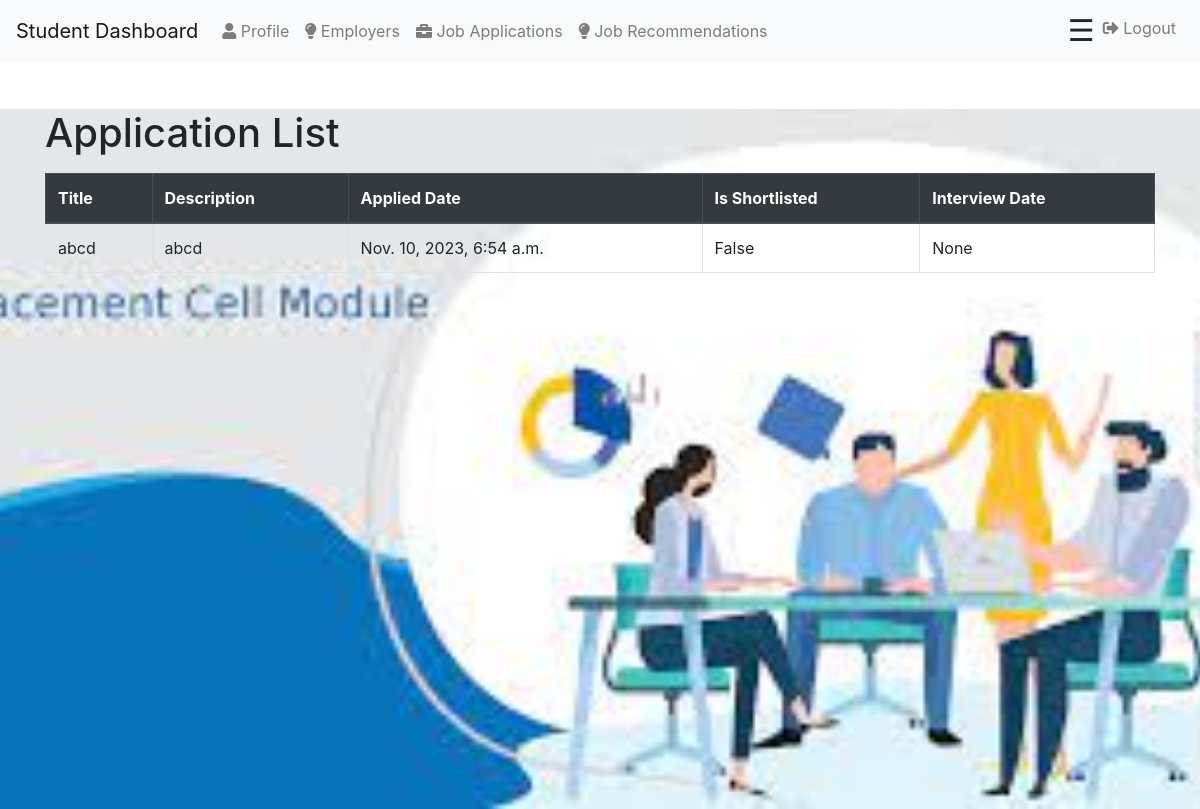
The app's page /jobs/applications/ (signed in) with its own data.
### job_management/models.py (models this page shows, shortened)
class Job(models.Model):
    employer = models.ForeignKey(EmployerProfile, on_delete=models.CASCADE)
    title = models.CharField(max_length=100)
    description = models.TextField()
    requirements = models.TextField()
    application_deadline = models.DateField()

class Application(models.Model):
    job = models.ForeignKey(Job, on_delete=models.CASCADE)
    student = models.ForeignKey(StudentProfile, on_delete=models.CASCADE, default=None)
    applied_date = models.DateTimeField(default=datetime.now)
    is_shortlisted = models.BooleanField(default=False)
    interview_date = models.DateTimeField(null=True, blank=True)

### job_management/views.py (the view)
# urls.py: path('jobs/applications/', views.student_application_list, name='student_application_list'),
@login_required(login_url='student_login')
def student_application_list(request):
    user = StudentProfile.objects.get(user_id=request.user)
    applications = Application.objects.filter(student=user)
    job_details = []
    for application in applications:
        job = Job.objects.get(id=application.job.id)
        job_details.append({
            'id': job.id,
            'title': job.title,
            'description': job.description,
            'applied_date': application.applied_date,
            'is_shortlisted': application.is_shortlisted,
            'interview_date': application.interview_date,
        })
    return render(request, 'student_application_list.html', {'jobs': job_details})

### user_management/custom_auth.py (called while the page is built)
    def get_user(self, user_id):
        User = get_user_model()
        try:
            return User.objects.get(pk=user_id)
        except User.DoesNotExist:
            return None

### job_management/templates/student_application_list.html
{% extends 'student_dashboard.html' %}
{% block content %}
<div class="container">
    <h1 class="mt-5">Application List</h1>
    <table class="table table-bordered table-hover mt-3">
        <thead class="thead-dark">
            <tr>
                <th>Title</th>
                <th>Description</th>
                <th>Applied Date</th>
                <th>Is Shortlisted</th>
                <th>Interview Date</th>
            </tr>
        </thead>
        <tbody>
            {% for job in jobs %}
                <tr>
                    <td>{{ job.title }}</td>
                    <td>{{ job.description }}</td>
                    <td>{{ job.applied_date }}</td>
                    <td>{{ job.is_shortlisted }}</td>
                    <td>{{ job.interview_date }}</td>
                </tr>
            {% endfor %}
        </tbody>
    </table>
</div>
{% endblock %}

### records on screen
Job: title "abcd", description "abcd"
Application: applied_date "Nov. 10, 2023, 6:54 a.m."

### other values on screen
{{ job.is_shortlisted }} "False"
{{ job.interview_date }} "None"
